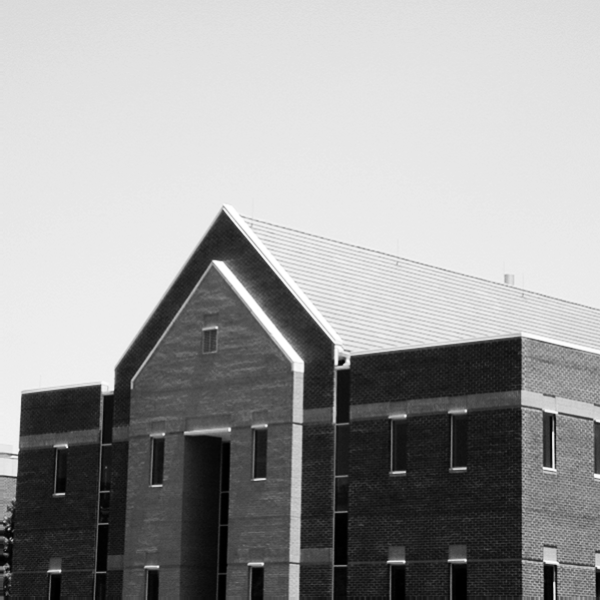
#> input picture 31/Input/building.png, 600 x 600 px
$ python HV_Edge_Detection.py
#> lines starting #> are read from the running program, lines starting #| are printed output that depends on the picture
import numpy as np
import cv2

img = cv2.imread('Input/building.png',cv2.IMREAD_GRAYSCALE)
#> img is the input picture: shape (600, 600); min 0, max 255, mean 155.8

horizontal = np.array([[-1, 0, 1], [-2, 0, 2], [-1, 0, 1]])  # s2
vertical = np.array([[-1, -2, -1], [0, 0, 0], [1, 2, 1]])  # s1

rows , cols = img.shape
#> rows = 600; cols = 600
result = np.zeros((rows,cols),dtype=np.uint8)
newhorizontalImage = np.zeros((rows,cols),dtype=np.uint8)
newverticalImage = np.zeros((rows,cols),dtype=np.uint8)

for i in range(1 , rows-1):
    for j in range(1 , cols-1):
        horizontalGrad = (horizontal[0, 0] * img[i - 1, j - 1]) + \
                         (horizontal[0, 1] * img[i - 1, j]) + \
                         (horizontal[0, 2] * img[i - 1, j + 1]) + \
                         (horizontal[1, 0] * img[i, j - 1]) + \
                         (horizontal[1, 1] * img[i, j]) + \
                         (horizontal[1, 2] * img[i, j + 1]) + \
                         (horizontal[2, 0] * img[i + 1, j - 1]) + \
                         (horizontal[2, 1] * img[i + 1, j]) + \
                         (horizontal[2, 2] * img[i + 1, j + 1])

        newhorizontalImage[i-1 , j-1] = abs(horizontalGrad)

        verticalGrad = (vertical[0, 0] * img[i - 1, j - 1]) + \
                       (vertical[0, 1] * img[i - 1, j]) + \
                       (vertical[0, 2] * img[i - 1, j + 1]) + \
                       (vertical[1, 0] * img[i, j - 1]) + \
                       (vertical[1, 1] * img[i, j]) + \
                       (vertical[1, 2] * img[i, j + 1]) + \
                       (vertical[2, 0] * img[i + 1, j - 1]) + \
                       (vertical[2, 1] * img[i + 1, j]) + \
                       (vertical[2, 2] * img[i + 1, j + 1])

        newverticalImage[i-1, j-1] = abs(verticalGrad)

        # Edge Magnitude
        mag = np.sqrt(pow(horizontalGrad, 2.0) + pow(verticalGrad, 2.0))
        result[i-1 , j-1] = mag
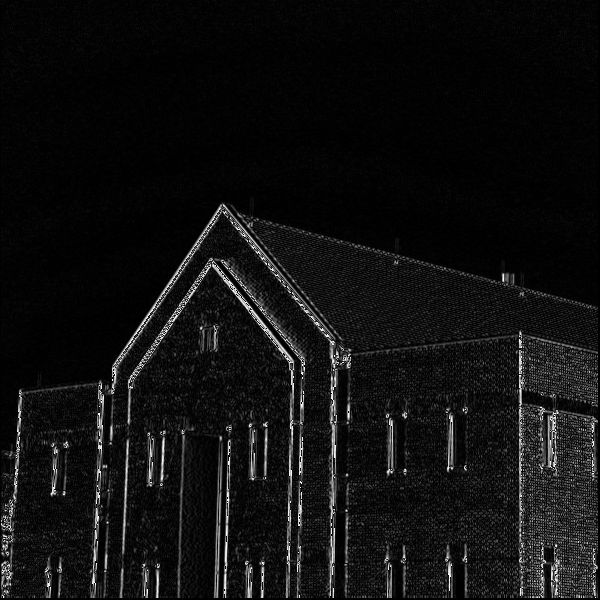
#> newhorizontalImage: shape (600, 600); min 0, max 255, mean 16.4
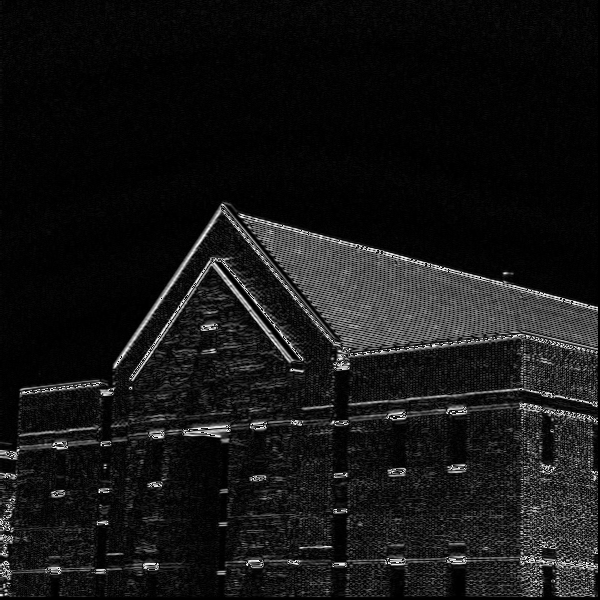
#> newverticalImage: shape (600, 600); min 0, max 255, mean 21.7
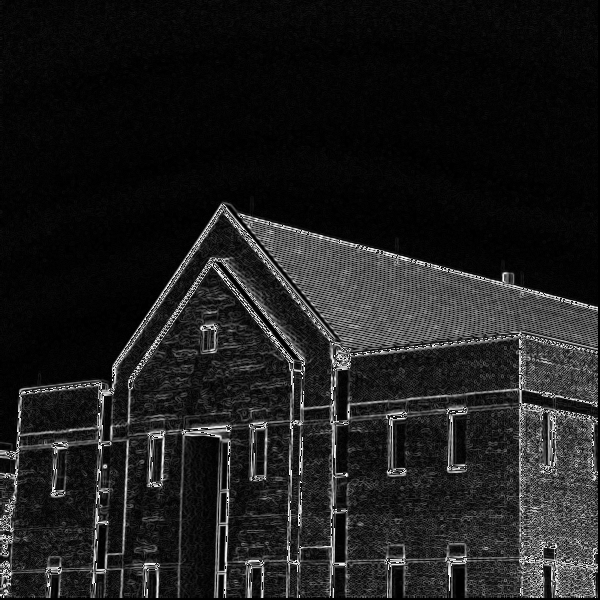
#> result: shape (600, 600); min 0, max 255, mean 29.6

cv2.imshow('',result)
cv2.waitKey()
cv2.imwrite('Output/Edge_Detection_3.jpg',result)

$ run again, with 31/Input/xray_noisy.png copied over 31/Input/building.png
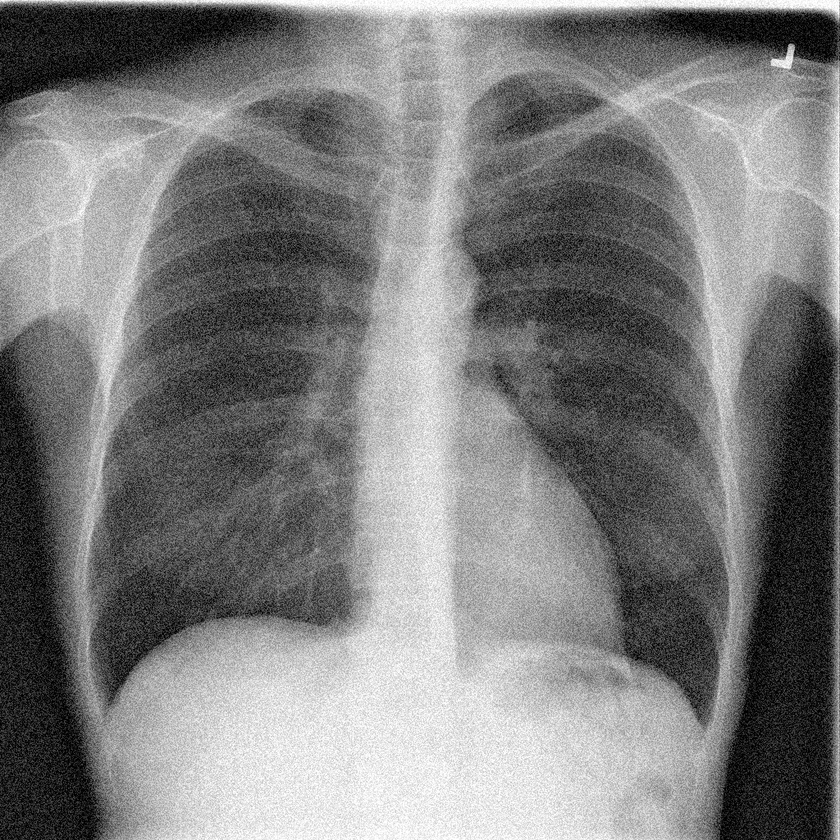
#> input picture 31/Input/xray_noisy.png, 840 x 840 px, shrunk from 1024 x 1024 before the run
#> img is the input picture: shape (840, 840); min 0, max 255, mean 125.7
#> after the loop `for i in range(1 , rows-1):`:
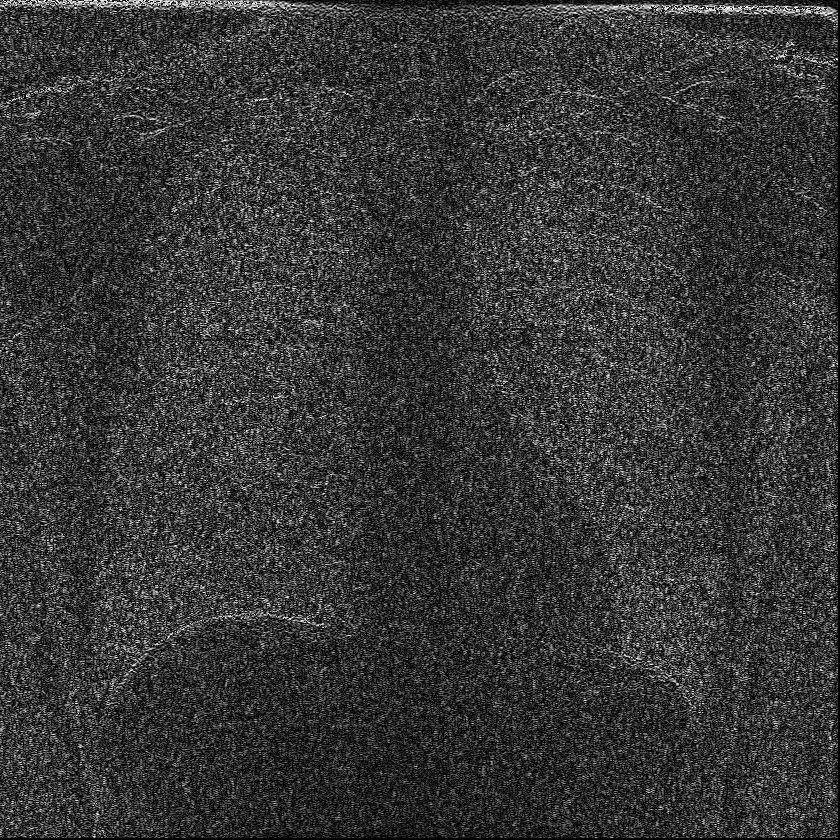
#> newverticalImage: shape (840, 840); min 0, max 255, mean 54.9
#> after the loop `for i in range(1 , rows-1):`:
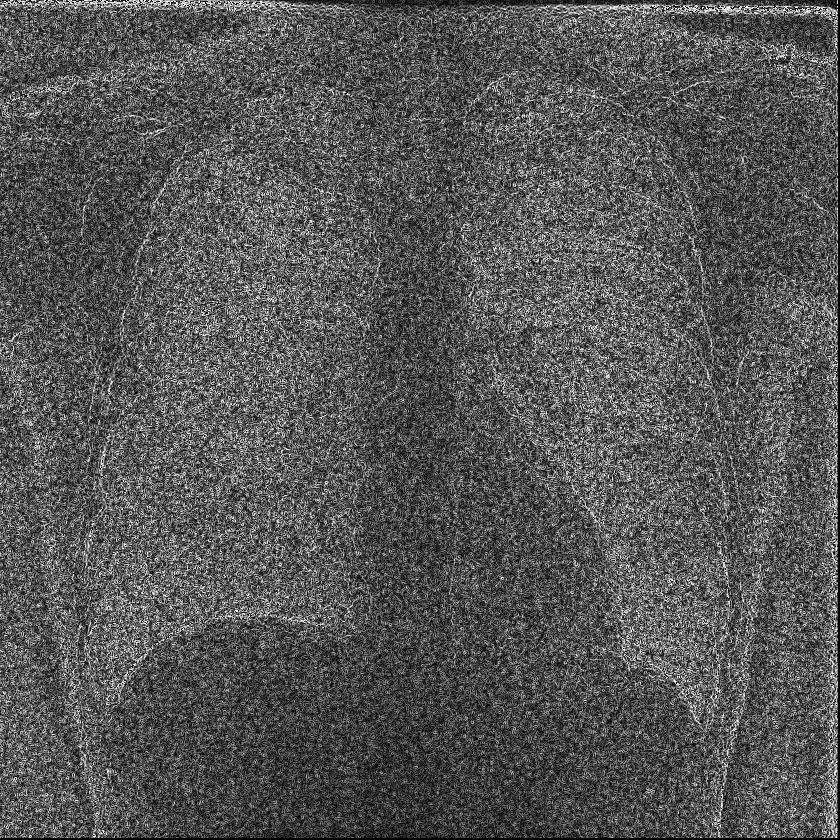
#> result: shape (840, 840); min 0, max 255, mean 85.5
